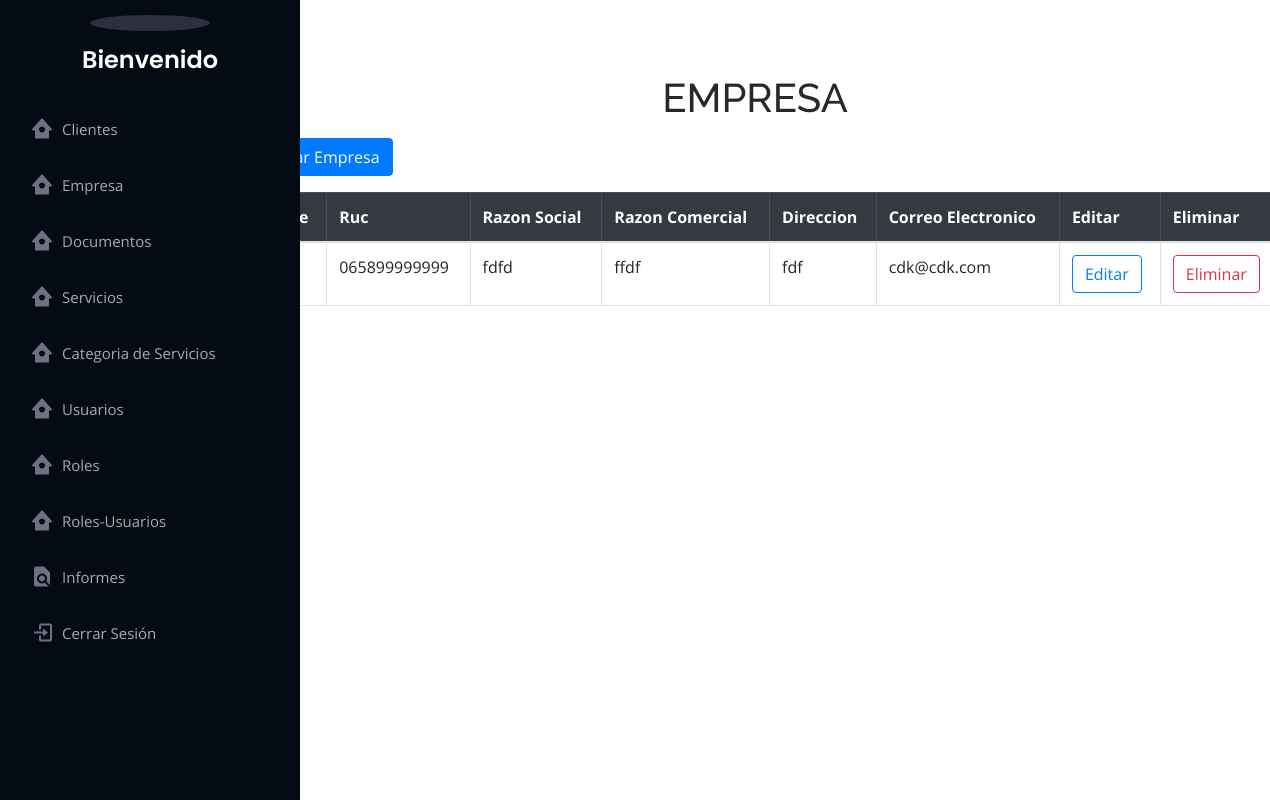
Page /consultar-empresa/ on the committed database.
### perfil_empresa/models.py (models this page shows, shortened)
class Empresa(models.Model):
    nombre = models.CharField(max_length=200)
    ruc = models.CharField(max_length=13)
    razon_social = models.CharField(max_length=200)
    razon_comercial = models.CharField(max_length=200)
    direccion = models.CharField(max_length=10)
    correo = models.EmailField(max_length=70)
    user_mod = models.CharField(max_length=15)
    created = models.DateTimeField(auto_now_add=True)
    update = models.DateTimeField(auto_now=True)
    class Meta:
        db_table = "empresa"
        verbose_name = "empresa"
        verbose_name_plural = "empresas"

### perfil_empresa/views.py (the view)
# urls.py: path("consultar-empresa/", consultar_empresa, name="consultar_empresa"),
def consultar_empresa(request, plantilla="empresa/consultar.html"):
    empresa_obj = Empresa.objects.all()
    return render(request, plantilla, {'empresa_obj': empresa_obj})

### templates/empresa/consultar.html (shortened to what this page needs)
{% extends 'base.html' %}
{% block content %}
<div class="container">
        <div class="col-md-12" style="margin-top: 50px;">
        <div class="col-md-12" style="margin-left: 120px;">
            <blockquote class="blockquote text-center">
                <h1> EMPRESA </h1>
            </blockquote>
            <blockquote>
                <a class="btn btn-primary" href="{% url 'registrar_empresa' %}">Registrar Empresa</a>
            </blockquote>
            <div class="table-responsive">
                <table class="table table-bordered">
                    <thead class ="table-dark">
                    <tr>
                        <th>Nombre</th>
                        <th>Ruc</th>
                        <th>Razon Social</th>
                        <th>Razon Comercial</th>
                        <th>Direccion</th>
                        <th>Correo Electronico</th>
                        <th>Editar</th>
                        <th>Eliminar</th>
                    </tr>
                    </thead>
                    <tbody>
                    {% for empresa in empresa_obj %}
                        <tr>
                            <td>{{ empresa.nombre }}</td>
                            <td>{{ empresa.ruc }}</td>
                            <td>{{ empresa.razon_social }}</td>
                            <td>{{ empresa.razon_comercial }}</td>
                            <td>{{ empresa.direccion }}</td>
                            <td>{{ empresa.correo }}</td>
                            <td><a class="btn btn-outline-primary" href="{% url 'modificar_empresa' empresa.id %}">Editar</a></td>
                            <td><a class="btn btn-outline-danger" href="{% url 'eliminar_empresa' empresa.id %}">Eliminar</a></td>
                        </tr>
                    {% endfor %}
                    </tbody>
                </table>
            </div>
        </div>
    </div>
{% endblock %}

### perfil_empresa/static/css/style.css (style rules this page uses)
body { font-family: "Open Sans", sans-serif; color: #272829; }
a { color: #149ddd; }
h1, h2, h3, h4, h5, h6 { font-family: "Raleway", sans-serif; }

### rows in the picture
Empresa: ruc "065899999999", razon_social "fdfd", razon_comercial "ffdf", direccion "fdf", correo "cdk@cdk.com"
